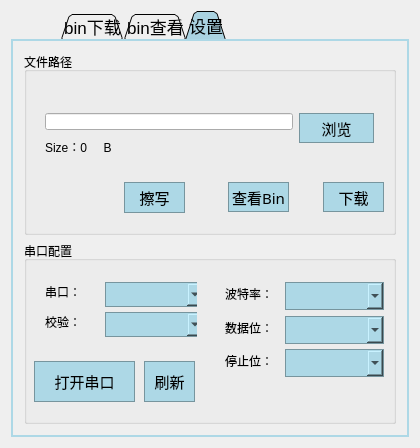
<?xml version="1.0" encoding="UTF-8"?>
<ui version="4.0">
 <class>Widget</class>
 <widget class="QWidget" name="Widget">
  <property name="geometry">
   <rect>
    <x>0</x>
    <y>0</y>
    <width>420</width>
    <height>448</height>
   </rect>
  </property>
  <property name="minimumSize">
   <size>
    <width>420</width>
    <height>448</height>
   </size>
  </property>
  <property name="maximumSize">
   <size>
    <width>420</width>
    <height>448</height>
   </size>
  </property>
  <property name="font">
   <font>
    <pointsize>12</pointsize>
   </font>
  </property>
  <property name="contextMenuPolicy">
   <enum>Qt::DefaultContextMenu</enum>
  </property>
  <property name="windowTitle">
   <string>江苏晶浩——语音芯片更新</string>
  </property>
  <property name="autoFillBackground">
   <bool>false</bool>
  </property>
  <property name="styleSheet">
   <string notr="true">QTextEdit{		
	
	background-color: rgb(130, 162, 172);
	border:1px solid rgb(173, 216, 230);
	color: back;
}
/****************************************************************/
QScrollBar:vertical{
	border:2px solid rgb(173, 216, 230);
	background:lightblue;
	width: 20px;
	padding-top:20px;
	padding-bottom:20px;
}
QScrollBar::handle:vertical{
	width:8px;
	background:rgb(170, 211, 225);
	min-height:30px;
	margin: 1px 0px 1px 1px;
}
QScrollBar::add-line:vertical   
{
    height:20px;width:18px;
    subcontrol-position:bottom;
	background:rgb(173, 216, 230);
	border: 1px solid rgb(155, 155, 155);
	
	image: url(:/image/arrow_down.png);
}
QScrollBar::sub-line:vertical   
{
    height:20px;width:18px;
    subcontrol-position:top;
	background:rgb(173, 216, 230);
	border: 1px solid rgb(155, 155, 155);
	
	image: url(:/image/arrow_up.png);
}
/**************************QPushButton*************************/
QPushButton{
	background-color:lightblue;
	border:1px solid rgb(119, 149, 158);
	border-radius:0px;
	font:15px bold Khmer UI
}
QPushButton:hover{
	/*border:1px solid blue;*/
	background:rgb(170, 211, 225);
}
QPushButton:pressed{
	background: rgb(125, 155, 165);
}
/**************************组合框***********************/
QComboBox{
	background-color: lightblue;
	border: 1px solid rgb(119, 149, 158);
	border-radius: 0px;
	padding:1px 2px 1px 2px;
	font:15px bold Khmer UI
}
QComboBox:hover {
	background:rgb(170, 211, 225);
}
QComboBox::dowm-arrow{
	
}
QComboBox::drop-down{
	subcontrol-origin:padding;
	subcontrol-position: top right;
	width:13px;
	
	border-left-width:2px;
	border-left-color:rgb(119, 149, 158);
	border-left-style:solid;

	image: url(:/image/arrow_down.png);
}
/******************************QTabWidget************************/
QTabWidget::pane{
	border: 2px solid lightblue;
}
QTabWidget::tab-bar{
	left: 50px;
}
QTabBar::tab{
    background:lightblue;
    border: 1px solid rgb(119, 149, 158);
    border-top-left-radius: 0px;
    border-top-right-radius: 0px;
    min-width: 30ex;
    padding: 2px;	
}
QTabBar::tab:selected, QTabBar::tab:hover {
	background:rgb(170, 211, 225);
}

QTabBar::tab:selected {
    border-color: #9B9B9B;
    border-bottom-color: lightblue; /* same as pane color */
}

QTabBar::tab:!selected {
    margin-top: 2px; /* make non-selected tabs look smaller */
}
QTabBar::tab:selected {
    /* expand/overlap to the left and right by 4px */
    margin-left: -1px;
    margin-right: -1px;
}
QTabBar::tab:first:selected {
    margin-left: 0; /* the first selected tab has nothing to overlap with on the left */
}

QTabBar::tab:last:selected {
    margin-right: 0; /* the last selected tab has nothing to overlap with on the right */
}

QTabBar::tab:only-one {
    margin: 0; /* if there is only one tab, we don't want overlapping margins */
}
/****************************Progress Bar***************************/
QProgressBar{
	border:2px solid rgb(119, 149, 158);
	text-align:center;
}
QProgressBar::chunk{
	background-color:rgb(173, 216, 230);
	width:20px;
	margin:0.5px;
}</string>
  </property>
  <layout class="QGridLayout" name="gridLayout">
   <item row="0" column="0">
    <widget class="QTabWidget" name="tabWidget">
     <property name="font">
      <font>
       <family>Khmer UI</family>
       <pointsize>13</pointsize>
      </font>
     </property>
     <property name="tabShape">
      <enum>QTabWidget::Triangular</enum>
     </property>
     <property name="currentIndex">
      <number>2</number>
     </property>
     <property name="movable">
      <bool>false</bool>
     </property>
     <widget class="QWidget" name="Load">
      <attribute name="title">
       <string>bin下载</string>
      </attribute>
      <layout class="QGridLayout" name="gridLayout_6">
       <item row="2" column="0">
        <spacer name="verticalSpacer">
         <property name="orientation">
          <enum>Qt::Vertical</enum>
         </property>
         <property name="sizeType">
          <enum>QSizePolicy::Fixed</enum>
         </property>
         <property name="sizeHint" stdset="0">
          <size>
           <width>20</width>
           <height>40</height>
          </size>
         </property>
        </spacer>
       </item>
       <item row="0" column="0">
        <widget class="QTextEdit" name="loadTextEdit">
         <property name="maximumSize">
          <size>
           <width>16777215</width>
           <height>311</height>
          </size>
         </property>
         <property name="font">
          <font>
           <family>Khmer UI</family>
           <pointsize>12</pointsize>
          </font>
         </property>
         <property name="styleSheet">
          <string notr="true"/>
         </property>
         <property name="frameShape">
          <enum>QFrame::Box</enum>
         </property>
         <property name="frameShadow">
          <enum>QFrame::Sunken</enum>
         </property>
        </widget>
       </item>
       <item row="1" column="0">
        <widget class="QProgressBar" name="loadProgressBar">
         <property name="maximumSize">
          <size>
           <width>16777215</width>
           <height>15</height>
          </size>
         </property>
         <property name="value">
          <number>0</number>
         </property>
         <property name="textVisible">
          <bool>true</bool>
         </property>
         <property name="orientation">
          <enum>Qt::Horizontal</enum>
         </property>
         <property name="textDirection">
          <enum>QProgressBar::TopToBottom</enum>
         </property>
        </widget>
       </item>
      </layout>
     </widget>
     <widget class="QWidget" name="binView">
      <attribute name="title">
       <string>bin查看</string>
      </attribute>
      <layout class="QGridLayout" name="gridLayout_2">
       <item row="1" column="0">
        <spacer name="verticalSpacer_2">
         <property name="orientation">
          <enum>Qt::Vertical</enum>
         </property>
         <property name="sizeType">
          <enum>QSizePolicy::Fixed</enum>
         </property>
         <property name="sizeHint" stdset="0">
          <size>
           <width>20</width>
           <height>40</height>
          </size>
         </property>
        </spacer>
       </item>
       <item row="0" column="0">
        <widget class="QTextEdit" name="binTextEdit">
         <property name="font">
          <font>
           <family>Times New Roman</family>
           <pointsize>11</pointsize>
           <weight>50</weight>
           <bold>false</bold>
           <kerning>true</kerning>
          </font>
         </property>
        </widget>
       </item>
      </layout>
     </widget>
     <widget class="QWidget" name="Set">
      <attribute name="title">
       <string>设置</string>
      </attribute>
      <layout class="QGridLayout" name="gridLayout_5">
       <item row="0" column="0">
        <layout class="QVBoxLayout" name="verticalLayout">
         <item>
          <layout class="QGridLayout" name="gridLayout_3">
           <item row="0" column="1">
            <widget class="QGroupBox" name="binBox">
             <property name="title">
              <string>文件路径</string>
             </property>
             <widget class="QWidget" name="verticalLayoutWidget_5">
              <property name="geometry">
               <rect>
                <x>10</x>
                <y>50</y>
                <width>351</width>
                <height>61</height>
               </rect>
              </property>
              <layout class="QVBoxLayout" name="verticalLayout_7">
               <item>
                <layout class="QHBoxLayout" name="horizontalLayout_9">
                 <item>
                  <widget class="QLineEdit" name="fileEdit">
                   <property name="font">
                    <font>
                     <pointsize>12</pointsize>
                    </font>
                   </property>
                   <property name="alignment">
                    <set>Qt::AlignRight|Qt::AlignTrailing|Qt::AlignVCenter</set>
                   </property>
                   <property name="readOnly">
                    <bool>false</bool>
                   </property>
                  </widget>
                 </item>
                 <item>
                  <widget class="QPushButton" name="fileButton">
                   <property name="minimumSize">
                    <size>
                     <width>75</width>
                     <height>30</height>
                    </size>
                   </property>
                   <property name="maximumSize">
                    <size>
                     <width>75</width>
                     <height>30</height>
                    </size>
                   </property>
                   <property name="text">
                    <string>浏览</string>
                   </property>
                  </widget>
                 </item>
                </layout>
               </item>
               <item>
                <widget class="QLabel" name="sizeLabel">
                 <property name="minimumSize">
                  <size>
                   <width>121</width>
                   <height>21</height>
                  </size>
                 </property>
                 <property name="maximumSize">
                  <size>
                   <width>121</width>
                   <height>21</height>
                  </size>
                 </property>
                 <property name="text">
                  <string>Size：0     B</string>
                 </property>
                </widget>
               </item>
              </layout>
             </widget>
             <widget class="QPushButton" name="loadButton">
              <property name="geometry">
               <rect>
                <x>299</x>
                <y>130</y>
                <width>61</width>
                <height>30</height>
               </rect>
              </property>
              <property name="font">
               <font>
                <family>12 Khmer UI</family>
                <pointsize>-1</pointsize>
                <weight>50</weight>
                <italic>false</italic>
                <bold>false</bold>
               </font>
              </property>
              <property name="text">
               <string>下载</string>
              </property>
             </widget>
             <widget class="QPushButton" name="viewButton">
              <property name="geometry">
               <rect>
                <x>204</x>
                <y>130</y>
                <width>61</width>
                <height>30</height>
               </rect>
              </property>
              <property name="font">
               <font>
                <family>12 Khmer UI</family>
                <pointsize>-1</pointsize>
                <weight>50</weight>
                <italic>false</italic>
                <bold>false</bold>
               </font>
              </property>
              <property name="text">
               <string>查看Bin</string>
              </property>
             </widget>
             <widget class="QPushButton" name="eraseButton">
              <property name="geometry">
               <rect>
                <x>100</x>
                <y>130</y>
                <width>61</width>
                <height>31</height>
               </rect>
              </property>
              <property name="text">
               <string>擦写</string>
              </property>
             </widget>
            </widget>
           </item>
          </layout>
         </item>
         <item>
          <layout class="QGridLayout" name="gridLayout_4">
           <item row="0" column="0">
            <widget class="QGroupBox" name="usartBox">
             <property name="title">
              <string>串口配置</string>
             </property>
             <widget class="QWidget" name="verticalLayoutWidget_2">
              <property name="geometry">
               <rect>
                <x>10</x>
                <y>30</y>
                <width>163</width>
                <height>72</height>
               </rect>
              </property>
              <layout class="QVBoxLayout" name="verticalLayout_3">
               <property name="spacing">
                <number>10</number>
               </property>
               <item>
                <layout class="QHBoxLayout" name="horizontalLayout">
                 <property name="spacing">
                  <number>10</number>
                 </property>
                 <item>
                  <widget class="QLabel" name="uNameLabel">
                   <property name="minimumSize">
                    <size>
                     <width>50</width>
                     <height>0</height>
                    </size>
                   </property>
                   <property name="maximumSize">
                    <size>
                     <width>50</width>
                     <height>16777215</height>
                    </size>
                   </property>
                   <property name="text">
                    <string>串口：</string>
                   </property>
                  </widget>
                 </item>
                 <item>
                  <widget class="QComboBox" name="uNameBox">
                   <property name="minimumSize">
                    <size>
                     <width>99</width>
                     <height>25</height>
                    </size>
                   </property>
                   <property name="maximumSize">
                    <size>
                     <width>99</width>
                     <height>16777215</height>
                    </size>
                   </property>
                  </widget>
                 </item>
                </layout>
               </item>
               <item>
                <layout class="QHBoxLayout" name="horizontalLayout_2">
                 <property name="spacing">
                  <number>10</number>
                 </property>
                 <item>
                  <widget class="QLabel" name="parityLabel">
                   <property name="minimumSize">
                    <size>
                     <width>50</width>
                     <height>0</height>
                    </size>
                   </property>
                   <property name="maximumSize">
                    <size>
                     <width>50</width>
                     <height>16777215</height>
                    </size>
                   </property>
                   <property name="text">
                    <string>校验：</string>
                   </property>
                  </widget>
                 </item>
                 <item>
                  <widget class="QComboBox" name="parityBox">
                   <property name="minimumSize">
                    <size>
                     <width>99</width>
                     <height>25</height>
                    </size>
                   </property>
                   <property name="maximumSize">
                    <size>
                     <width>99</width>
                     <height>16777215</height>
                    </size>
                   </property>
                  </widget>
                 </item>
                </layout>
               </item>
              </layout>
             </widget>
             <widget class="QWidget" name="verticalLayoutWidget_4">
              <property name="geometry">
               <rect>
                <x>190</x>
                <y>30</y>
                <width>173</width>
                <height>112</height>
               </rect>
              </property>
              <layout class="QVBoxLayout" name="verticalLayout_6">
               <property name="spacing">
                <number>10</number>
               </property>
               <item>
                <layout class="QHBoxLayout" name="horizontalLayout_3">
                 <property name="spacing">
                  <number>10</number>
                 </property>
                 <item>
                  <widget class="QLabel" name="baundRateLabel">
                   <property name="minimumSize">
                    <size>
                     <width>50</width>
                     <height>0</height>
                    </size>
                   </property>
                   <property name="maximumSize">
                    <size>
                     <width>60</width>
                     <height>16777215</height>
                    </size>
                   </property>
                   <property name="text">
                    <string>波特率：</string>
                   </property>
                  </widget>
                 </item>
                 <item>
                  <widget class="QComboBox" name="baundRateBox">
                   <property name="minimumSize">
                    <size>
                     <width>99</width>
                     <height>28</height>
                    </size>
                   </property>
                   <property name="maximumSize">
                    <size>
                     <width>99</width>
                     <height>16777215</height>
                    </size>
                   </property>
                   <property name="font">
                    <font>
                     <family>12 Khmer UI</family>
                     <pointsize>-1</pointsize>
                     <weight>50</weight>
                     <italic>false</italic>
                     <bold>false</bold>
                    </font>
                   </property>
                  </widget>
                 </item>
                </layout>
               </item>
               <item>
                <layout class="QHBoxLayout" name="horizontalLayout_7">
                 <property name="spacing">
                  <number>10</number>
                 </property>
                 <item>
                  <widget class="QLabel" name="dataBitLabel">
                   <property name="minimumSize">
                    <size>
                     <width>50</width>
                     <height>0</height>
                    </size>
                   </property>
                   <property name="maximumSize">
                    <size>
                     <width>60</width>
                     <height>16777215</height>
                    </size>
                   </property>
                   <property name="text">
                    <string>数据位：</string>
                   </property>
                  </widget>
                 </item>
                 <item>
                  <widget class="QComboBox" name="dataBitBox">
                   <property name="minimumSize">
                    <size>
                     <width>99</width>
                     <height>28</height>
                    </size>
                   </property>
                   <property name="maximumSize">
                    <size>
                     <width>99</width>
                     <height>16777215</height>
                    </size>
                   </property>
                  </widget>
                 </item>
                </layout>
               </item>
               <item>
                <layout class="QHBoxLayout" name="horizontalLayout_8">
                 <property name="spacing">
                  <number>10</number>
                 </property>
                 <item>
                  <widget class="QLabel" name="stopBitLabel">
                   <property name="minimumSize">
                    <size>
                     <width>50</width>
                     <height>0</height>
                    </size>
                   </property>
                   <property name="maximumSize">
                    <size>
                     <width>60</width>
                     <height>16777215</height>
                    </size>
                   </property>
                   <property name="text">
                    <string>停止位：</string>
                   </property>
                  </widget>
                 </item>
                 <item>
                  <widget class="QComboBox" name="stopBitBox">
                   <property name="minimumSize">
                    <size>
                     <width>99</width>
                     <height>28</height>
                    </size>
                   </property>
                   <property name="maximumSize">
                    <size>
                     <width>99</width>
                     <height>16777215</height>
                    </size>
                   </property>
                   <property name="font">
                    <font>
                     <family>12 Khmer UI</family>
                     <pointsize>-1</pointsize>
                     <weight>50</weight>
                     <italic>false</italic>
                     <bold>false</bold>
                    </font>
                   </property>
                  </widget>
                 </item>
                </layout>
               </item>
              </layout>
             </widget>
             <widget class="QPushButton" name="openButton">
              <property name="enabled">
               <bool>true</bool>
              </property>
              <property name="geometry">
               <rect>
                <x>10</x>
                <y>120</y>
                <width>101</width>
                <height>41</height>
               </rect>
              </property>
              <property name="font">
               <font>
                <family>12 Khmer UI</family>
                <pointsize>-1</pointsize>
                <weight>50</weight>
                <italic>false</italic>
                <bold>false</bold>
               </font>
              </property>
              <property name="text">
               <string>打开串口</string>
              </property>
              <property name="checkable">
               <bool>false</bool>
              </property>
              <property name="autoDefault">
               <bool>false</bool>
              </property>
              <property name="default">
               <bool>false</bool>
              </property>
              <property name="flat">
               <bool>false</bool>
              </property>
             </widget>
             <widget class="QPushButton" name="refreshButton">
              <property name="geometry">
               <rect>
                <x>120</x>
                <y>120</y>
                <width>51</width>
                <height>41</height>
               </rect>
              </property>
              <property name="text">
               <string>刷新</string>
              </property>
             </widget>
            </widget>
           </item>
          </layout>
         </item>
        </layout>
       </item>
      </layout>
     </widget>
    </widget>
   </item>
  </layout>
 </widget>
 <layoutdefault spacing="6" margin="11"/>
 <resources/>
 <connections/>
</ui>
